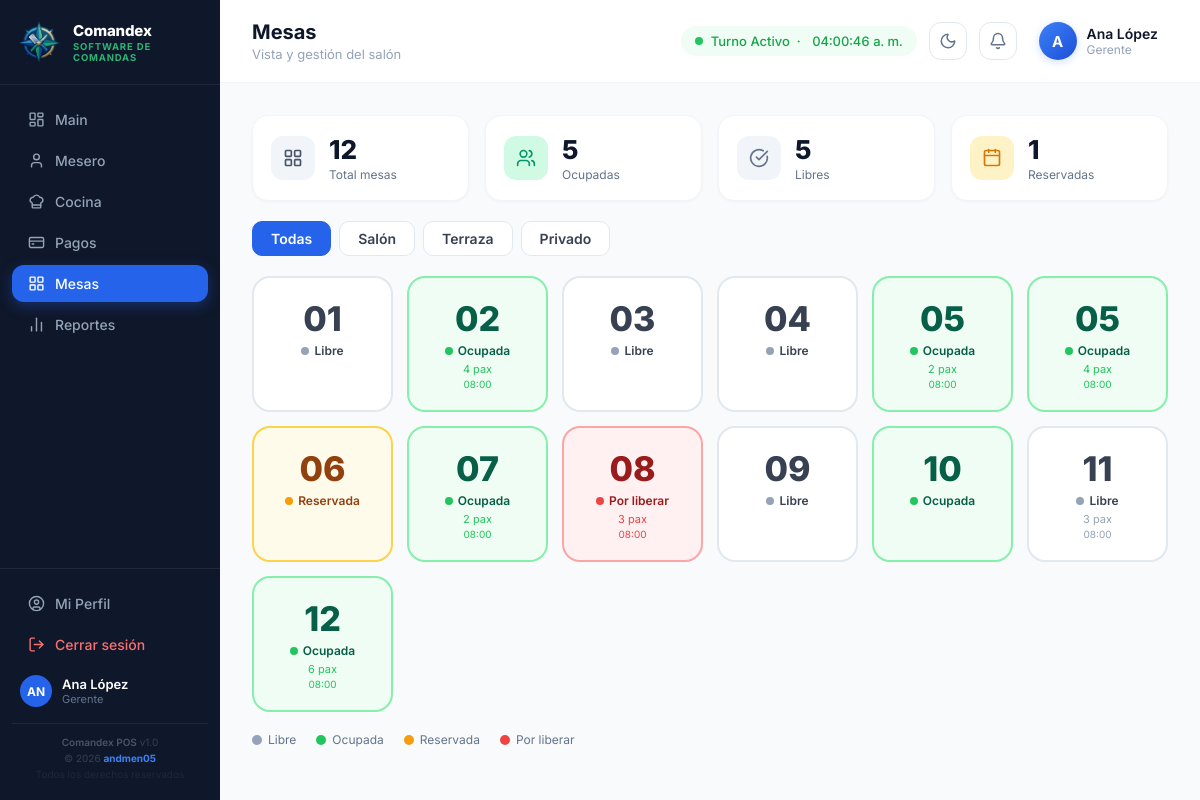
/mesas (signed in), run on the app's committed database.
### tables this page shows
CREATE TABLE mesas (
    id INT AUTO_INCREMENT PRIMARY KEY,
    numero INT NOT NULL,
    zona ENUM('terraza','salon','privado') DEFAULT 'salon',
    capacidad INT DEFAULT 4,
    estado ENUM('libre','ocupada','reservada','por_liberar') DEFAULT 'libre',
    pos_x INT DEFAULT 0,
    pos_y INT DEFAULT 0,
    sucursal_id INT NOT NULL,
    FOREIGN KEY (sucursal_id) REFERENCES sucursales(id)
);

CREATE TABLE pedidos (
    id INT AUTO_INCREMENT PRIMARY KEY,
    numero INT NOT NULL,
    mesa_id INT NOT NULL,
    mesero_id INT NOT NULL,
    estado ENUM('pendiente','en_cocina','listo','servido','cancelado') DEFAULT 'pendiente',
    personas INT DEFAULT 1,
    notas_cocina TEXT,
    created_at TIMESTAMP DEFAULT CURRENT_TIMESTAMP,
    updated_at TIMESTAMP DEFAULT CURRENT_TIMESTAMP ON UPDATE CURRENT_TIMESTAMP,
    FOREIGN KEY (mesa_id) REFERENCES mesas(id),
    FOREIGN KEY (mesero_id) REFERENCES usuarios(id)
);

### controllers/MesasController.php (called while the page is built, shortened)
<?php
class MesasController {
    private Mesa $mesaModel;
    public function __construct() {
        $this->mesaModel   = new Mesa();
    }
    public function index(): void {
        $zonaFiltro = $_GET['zona'] ?? '';
        $mesas      = $this->mesaModel->getAll(1, $zonaFiltro);
        $stats      = $this->mesaModel->countByEstado();
        view('mesas/index', compact('mesas','stats','zonaFiltro'));
    }
}

### config/database.php (called while the page is built, shortened)
<?php
function getPDO(): PDO {
    static $pdo = null;
    if ($pdo === null) {
        $dsn = "mysql:host=" . DB_HOST . ";dbname=" . DB_NAME . ";charset=" . DB_CHARSET;
        $options = [
            PDO::ATTR_ERRMODE            => PDO::ERRMODE_EXCEPTION,
            PDO::ATTR_DEFAULT_FETCH_MODE => PDO::FETCH_ASSOC,
            PDO::ATTR_EMULATE_PREPARES   => false,
        ];
        try {
            $pdo = new PDO($dsn, DB_USER, DB_PASS, $options);
        } catch (PDOException $e) {
            http_response_code(500);
            die(json_encode(['error' => 'Database connection failed: ' . $e->getMessage()]));
        }
    }
    return $pdo;
}

### models/Mesa.php (called while the page is built, shortened)
<?php
class Mesa {
    private PDO $db;
    public function __construct() {
        $this->db = getPDO();
    }
    public function getAll(int $sucursal_id = 1, string $zona = ''): array {
        $sql = "SELECT m.*,
                    p.id AS pedido_id, p.personas,
                    p.created_at AS pedido_inicio,
                    u.nombre AS mesero_nombre
                FROM mesas m
                LEFT JOIN pedidos p ON p.mesa_id = m.id AND p.estado IN ('pendiente','en_cocina','listo','servido')
                LEFT JOIN usuarios u ON p.mesero_id = u.id
                WHERE m.sucursal_id = ?";
        $params = [$sucursal_id];
        $sql .= " ORDER BY m.numero";
        $stmt = $this->db->prepare($sql);
        $stmt->execute($params);
        return $stmt->fetchAll();
    }
    public function countByEstado(int $sucursal_id = 1): array {
        $stmt = $this->db->prepare("
            SELECT estado, COUNT(*) AS total FROM mesas
            WHERE sucursal_id=? GROUP BY estado
        ");
        $stmt->execute([$sucursal_id]);
        $result = ['libre' => 0, 'ocupada' => 0, 'reservada' => 0, 'por_liberar' => 0, 'total' => 0];
        foreach ($stmt->fetchAll() as $row) {
            $result[$row['estado']] = (int)$row['total'];
            $result['total'] += (int)$row['total'];
        }
        return $result;
    }
}

### views/mesas/index.php (the view, shortened to what this page needs)
<?php
$colorMap = [
    'libre'       => ['bg'=>'#fff','border'=>'#e2e8f0','text'=>'#374151','dot'=>'#94a3b8'],
    'ocupada'     => ['bg'=>'#f0fdf4','border'=>'#86efac','text'=>'#065f46','dot'=>'#22c55e'],
    'reservada'   => ['bg'=>'#fffbeb','border'=>'#fcd34d','text'=>'#92400e','dot'=>'#f59e0b'],
    'por_liberar' => ['bg'=>'#fff1f2','border'=>'#fca5a5','text'=>'#991b1b','dot'=>'#ef4444'],
];
?>
<div style="display:flex;flex-direction:column;gap:20px;">
<div style="display:grid;grid-template-columns:repeat(4,1fr);gap:16px;">
    <?php
    $sl=[['k'=>'total','l'=>'Total mesas','ic'=>'layout-grid','bg'=>'#f1f5f9','col'=>'#475569'],
         ['k'=>'ocupada','l'=>'Ocupadas','ic'=>'users','bg'=>'#d1fae5','col'=>'#059669'],
         ['k'=>'libre','l'=>'Libres','ic'=>'check-circle','bg'=>'#f1f5f9','col'=>'#64748b'],
         ['k'=>'reservada','l'=>'Reservadas','ic'=>'calendar','bg'=>'#fef3c7','col'=>'#d97706']];
    foreach($sl as $s): ?>
    <div class="card" style="display:flex;align-items:center;gap:14px;padding:18px;">
        <div style="width:44px;height:44px;background:<?= $s['bg'] ?>;border-radius:12px;display:flex;align-items:center;justify-content:center;flex-shrink:0;">
            <i data-lucide="<?= $s['ic'] ?>" style="width:20px;height:20px;color:<?= $s['col'] ?>;"></i>
        </div>
        <div>
            <p style="font-size:26px;font-weight:800;color:#0f172a;margin:0;"><?= $stats[$s['k']]??0 ?></p>
            <p style="font-size:12px;color:#64748b;margin:2px 0 0;"><?= $s['l'] ?></p>
        </div>
    </div>
    <?php endforeach; ?>
</div>
<div style="display:flex;align-items:center;gap:8px;">
    <?php foreach([''=>'Todas','salon'=>'Salón','terraza'=>'Terraza','privado'=>'Privado'] as $k=>$v):
        $act=$zonaFiltro===$k; ?>
    <a href="<?= BASE_URL ?>/mesas<?= $k?"?zona=$k":'' ?>"
       style="padding:8px 18px;border-radius:10px;font-size:14px;font-weight:600;text-decoration:none;border:1px solid <?= $act?'#2563eb':'#e2e8f0' ?>;background:<?= $act?'#2563eb':'#fff' ?>;color:<?= $act?'#fff':'#374151' ?>;transition:all 0.15s;">
        <?= $v ?>
    </a>
    <?php endforeach; ?>
</div>
<div style="display:grid;grid-template-columns:repeat(auto-fill,minmax(140px,1fr));gap:14px;">
    <?php foreach($mesas as $m):
        $c=$colorMap[$m['estado']]??$colorMap['libre'];
    ?>
    <div style="background:<?= $c['bg'] ?>;border:2px solid <?= $c['border'] ?>;border-radius:18px;padding:20px 14px;text-align:center;cursor:pointer;transition:all 0.15s;position:relative;"
         onmouseover="this.style.transform='scale(1.03)';this.style.boxShadow='0 8px 20px rgba(0,0,0,0.1)';"
         onmouseout="this.style.transform='';this.style.boxShadow='';"
         onclick="window.location='<?= BASE_URL ?>/mesero/pedido/<?= $m['id'] ?>'">
        <p style="font-size:34px;font-weight:800;color:<?= $c['text'] ?>;margin:0 0 4px;"><?= str_pad($m['numero'],2,'0',STR_PAD_LEFT) ?></p>
        <div style="display:flex;align-items:center;justify-content:center;gap:5px;">
            <span style="width:8px;height:8px;background:<?= $c['dot'] ?>;border-radius:50%;"></span>
            <span style="font-size:12px;font-weight:600;color:<?= $c['text'] ?>;"><?= ucfirst(str_replace('_',' ',$m['estado'])) ?></span>
        </div>
        <?php if($m['personas']): ?>
        <p style="font-size:11px;color:<?= $c['dot'] ?>;margin:4px 0 0;"><?= $m['personas'] ?> pax</p>
        <?php endif; ?>
        <?php if($m['pedido_inicio']): ?>
        <p style="font-size:10px;color:<?= $c['dot'] ?>;margin:2px 0 0;"><?= date('H:i',strtotime($m['pedido_inicio'])) ?></p>
        <?php endif; ?>
    </div>
    <?php endforeach; ?>
</div>
<div style="display:flex;gap:20px;flex-wrap:wrap;">
    <?php foreach(['#94a3b8'=>'Libre','#22c55e'=>'Ocupada','#f59e0b'=>'Reservada','#ef4444'=>'Por liberar'] as $c=>$l): ?>
    <span style="display:flex;align-items:center;gap:6px;font-size:12px;color:#64748b;">
        <span style="width:10px;height:10px;background:<?= $c ?>;border-radius:50%;"></span><?= $l ?>
    </span>
    <?php endforeach; ?>
</div>
</div>
<?php
require __DIR__ . '/../layout/app.php';

### views/layout/app.php (style rules this page uses)
:root { --bg: #f8fafc; --surface: #ffffff; --border: #f1f5f9; --border2: #e2e8f0; --text-1: #0f172a; --text-2: #374151; --text-3: #64748b; --text-4: #94a3b8; --sidebar-bg:#0f172a; --sidebar-link:#94a3b8; --sidebar-border: rgba(255,255,255,0.07); --topbar-bg: #ffffff; --card-shadow: 0 1px 3px rgba(0,0,0,0.04); --card-hover: 0 4px 12px rgba(0,0,0,0.08); --input-bg: #ffffff; --table-hover:#f8fafc; }
* { font-family: 'Inter', system-ui, sans-serif; box-sizing: border-box; margin: 0; padding: 0; }
body { background: var(--bg); color: var(--text-2); transition: background 0.25s, color 0.25s; }
.card { background: var(--surface); border-radius: 16px; padding: 24px; border: 1px solid var(--border); box-shadow: var(--card-shadow); transition: box-shadow 0.2s, background 0.25s, border-color 0.25s; }

### data on the page
mesas: numero "01", estado "Libre"
pedidos: mesa.numero "02", mesa.estado "Ocupada", personas "4"
mesas: numero "03", estado "Libre"
mesas: numero "04", estado "Libre"
pedidos: mesa.numero "05", mesa.estado "Ocupada", personas "2"
pedidos: mesa.numero "05", mesa.estado "Ocupada", personas "4"
mesas: numero "06", estado "Reservada"
pedidos: mesa.numero "07", mesa.estado "Ocupada", personas "2"
pedidos: mesa.numero "08", mesa.estado "Por liberar", personas "3"
mesas: numero "09", estado "Libre"
mesas: numero "10", estado "Ocupada"
pedidos: mesa.numero "11", mesa.estado "Libre", personas "3"
pedidos: mesa.numero "12", mesa.estado "Ocupada", personas "6"

### other printed values
$mod['label'] "Main"
$mod['label'] "Mesero"
$mod['label'] "Cocina"
$mod['label'] "Pagos"
$mod['label'] "Mesas"
$mod['label'] "Reportes"
$sidebarIniciales "AN"
$user['nombre'] "Ana López"
$user['rol'] "Gerente"
$pageTitle "Mesas"
$pageSubtitle "Vista y gestión del salón"
getConfig('turno_activo_nombre', 'Turno Activo') "Turno Activo"
substr($user['nombre'] ?? 'U', 0, 1) "A"
$stats[$s['k']] "12"
$s['l'] "Total mesas"
